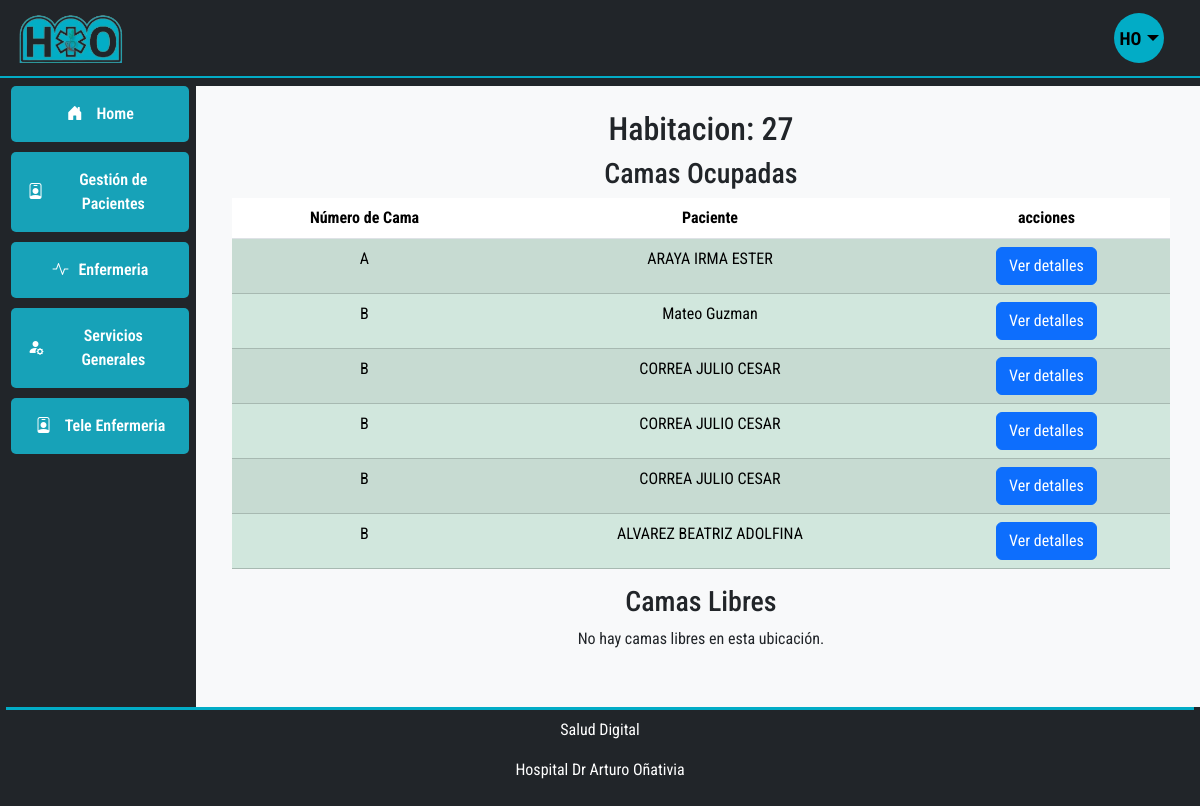
Page /ubicacion/2/ on the committed database.
### gestioncamas/models.py (models this page shows, shortened)
class Ubicacion(models.Model):
    TIPO_CHOICES = [("HABITACION", "Habitación"), ("AREA", "Área")]
    servicio = models.ForeignKey(Servicio, on_delete=models.CASCADE)
    nombre = models.CharField(max_length=100)
    tipo = models.CharField(choices=TIPO_CHOICES, max_length=10)
    capacidad = models.IntegerField()
    notas = models.TextField(blank=True)
    activo = models.BooleanField(default=True)
    created_at = models.DateTimeField(auto_now_add=True)
    updated_at = models.DateTimeField(auto_now=True)

class PacienteCama(models.Model):
    paciente = models.ForeignKey(
        Paciente, on_delete=models.SET_NULL, null=True, blank=True
    )
    cama = models.ForeignKey(Cama, on_delete=models.CASCADE)
    fecha_asignacion = models.DateTimeField(default=timezone.now)
    fecha_liberacion = models.DateTimeField(null=True, blank=True)

class Cama(models.Model):
    ESTADO_CHOICES = [
        ("LIBRE", "Libre"),
        ("OCUPADA", "Ocupada"),
        ("RESERVADA", "Reservada"),
        ("EN_REFACCION", "En Refacción"),
        ("FUERA_DE_SERVICIO", "Fuera de Servicio"),
    ]
    ubicacion = models.ForeignKey(Ubicacion, on_delete=models.CASCADE)
    numero = models.CharField(max_length=20)
    estado = models.CharField(choices=ESTADO_CHOICES, max_length=20)
    notas = models.TextField(blank=True)
    ultima_actualizacion = models.DateTimeField(auto_now=True)
    ultima_limpieza = models.DateTimeField(null=True, blank=True)
    activo = models.BooleanField(default=True)
    created_at = models.DateTimeField(auto_now_add=True)
    updated_at = models.DateTimeField(auto_now=True)

### pacientes/models.py (models this page shows, shortened)
class Paciente(models.Model):
    nombre_completo = models.CharField(max_length=255, null=True, blank=True)
    dni = models.CharField(max_length=15, unique=True)
    fecha_nacimiento = models.DateField()
    domicilio = models.CharField(max_length=255, null=True, blank=True)
    localidad = models.CharField(max_length=100, null=True, blank=True)
    telefono = models.CharField(max_length=20)
    obra_social = models.CharField(max_length=100, null=True, blank=True)
    fecha_ingreso = models.DateField(default=timezone.now)
    diagnostico = models.CharField(max_length=255, null=True, blank=True)
    causa_externa = models.CharField(max_length=255, null=True, blank=True)  # Solo para pediatría/guardia
    arm = models.BooleanField(default=False)  # Si necesita asistencia respiratoria
    tipo_egreso = models.CharField(max_length=50, null=True, blank=True)  # Alta, Derivado, etc.
    fecha_egreso = models.DateField(null=True, blank=True)
    nombre_tutor = models.CharField(max_length=255, null=True, blank=True)
    dni_tutor = models.CharField(max_length=15, null=True, blank=True)
    historia_clinica = models.CharField(max_length=50, null=True, blank=True)
    pases = models.CharField(max_length=255, null=True, blank=True)  # Detalle de los pases
    fecha_pase = models.DateField(null=True, blank=True)

### gestioncamas/views.py (the view)
def ubicacion_detalle(request, ubicacion_id):
    ubicacion = get_object_or_404(Ubicacion, id=ubicacion_id)
    camas = Cama.objects.filter(ubicacion=ubicacion)
    camas_con_paciente = PacienteCama.objects.filter(
        cama__in=camas, paciente__isnull=False
    )
    camas_libres = camas.filter(pacientecama__isnull=True)
    context = {
        "ubicacion": ubicacion,
        "camas_con_paciente": camas_con_paciente,
        "camas_libres": camas_libres,
    }
    return render(request, "gestioncamas/ubicacion_detalle.html", context)

### gestioncamas/templates/gestioncamas/ubicacion_detalle.html (shortened to what this page needs)
{% extends 'base.html' %}  {% block main_content %}
<div class="container">
  <h2>Habitacion: {{ ubicacion.nombre }}</h2>
  <h3>Camas Ocupadas</h3>
  {% if camas_con_paciente %}
  <table class="table table-striped">
    <thead>
      <tr>
        <th>Número de Cama</th>
        <th>Paciente</th>
        <th>acciones</th>
      </tr>
    </thead>
    <tbody>
      {% for paciente_camma in camas_con_paciente %}
      <tr class="table-success">
        <td>{{ paciente_camma.cama.numero }}</td>
        <td>{{ paciente_camma.paciente.nombre_completo }}</td>
        <td>
          <a href="{% url 'Pacientes' paciente_cama.paciente.id %}" class="btn btn-primary">Ver detalles</a>
        </td>
      </tr>
      {% endfor %}
    </tbody>
  </table>
  {% else %}
  <p>No hay camas ocupadas en esta ubicación.</p>
  {% endif %}
  <h3>Camas Libres</h3>
  {% if camas_libres %}
  <table class="table table-striped">
    <thead>
      <tr>
        <th>Número de Cama</th>
        <th>Estado</th>
      </tr>
    </thead>
    <tbody>
      {% for cama in camas_libres %}
      <tr class="table-warning">
        <td>{{ cama.numero }}</td>
        <td>{{ cama.estado }}</td>
      </tr>
      {% endfor %}
    </tbody>
  </table>
  {% else %}
  <p>No hay camas libres en esta ubicación.</p>
  {% endif %}
</div>
{% endblock %}

### static/css/style.css (style rules this page uses)
html, body { height: 100%; margin: 0.2rem; font-family: "Roboto Condensed", sans-serif; }
body { display: flex; flex-direction: column; }

### rows in the picture
Ubicacion: nombre "27"
PacienteCama: cama.numero "A", paciente.nombre_completo "ARAYA IRMA ESTER"
PacienteCama: cama.numero "B", paciente.nombre_completo "Mateo Guzman"
PacienteCama: cama.numero "B", paciente.nombre_completo "CORREA JULIO CESAR"
PacienteCama: cama.numero "B", paciente.nombre_completo "CORREA JULIO CESAR"
PacienteCama: cama.numero "B", paciente.nombre_completo "CORREA JULIO CESAR"
PacienteCama: cama.numero "B", paciente.nombre_completo "ALVAREZ BEATRIZ ADOLFINA"
